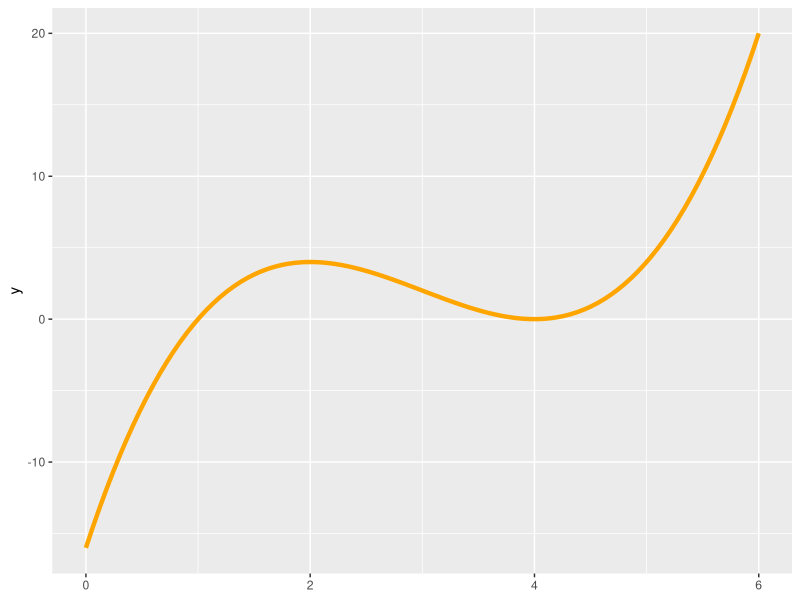
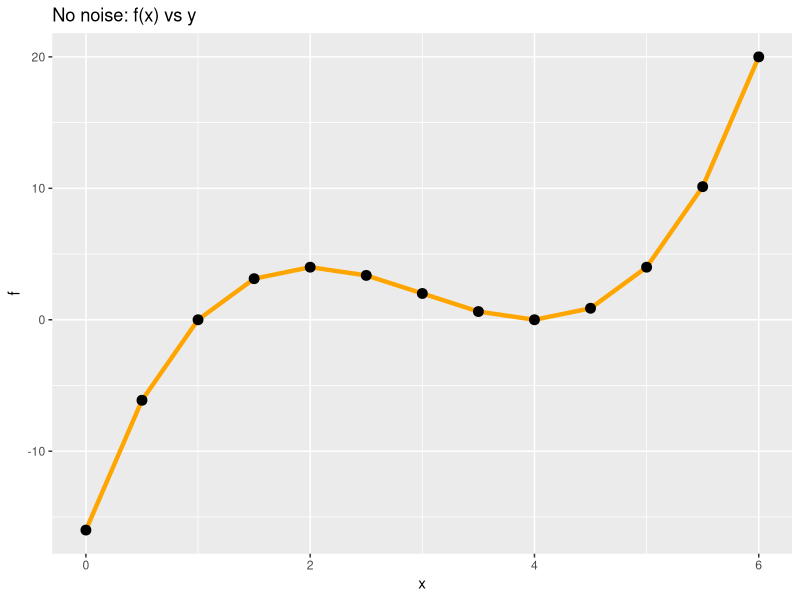
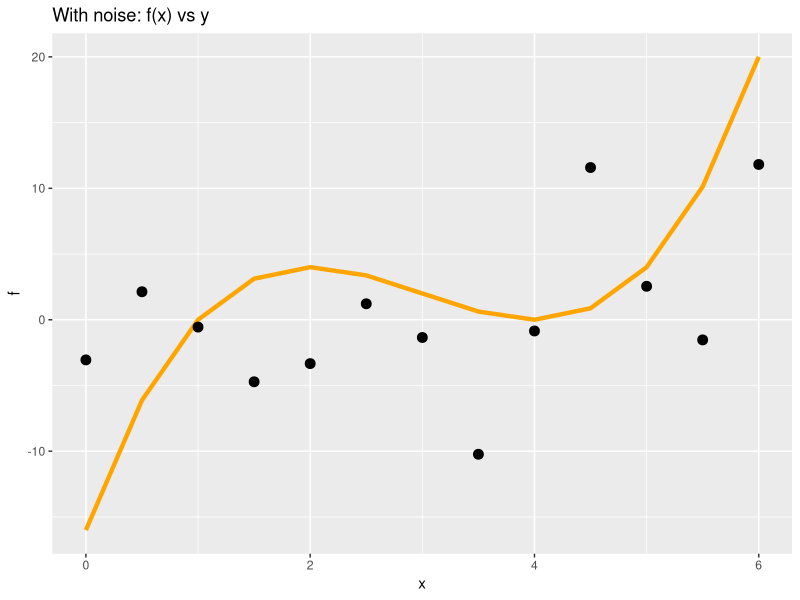
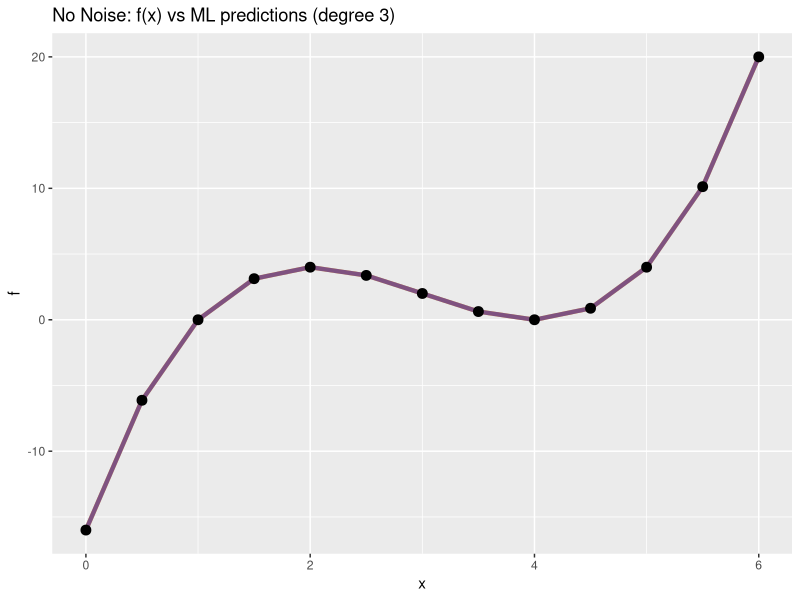
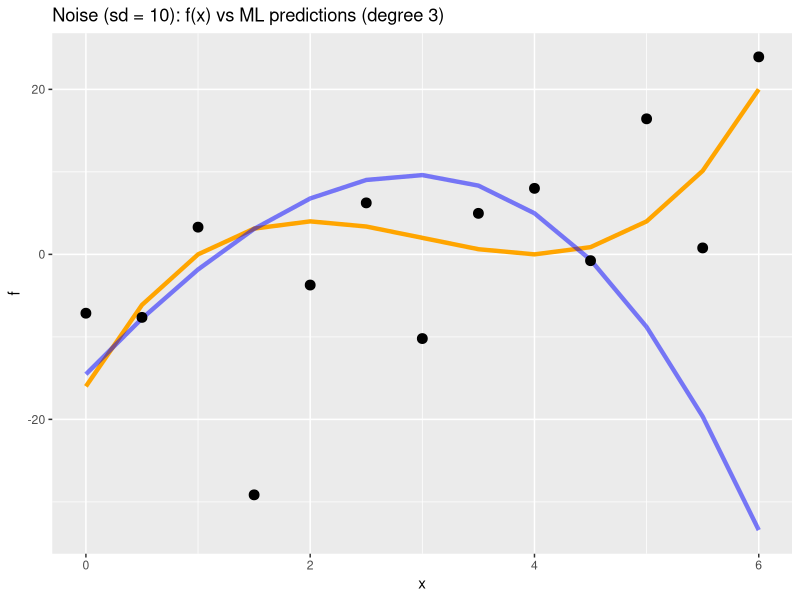
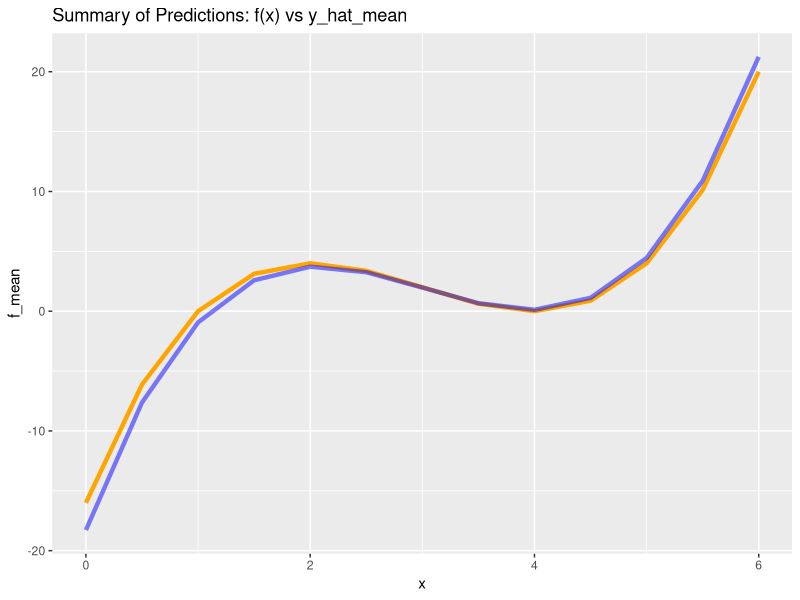

Source code (R) for these figures, in order:
## ---- chunk 1
library(tidyverse)
## ---- chunk 2
# Define f, the conditional expectation function (ground truth)
f <- function(x) -16 + 24*x - 9*x^2 + x^3
ggplot() +
  geom_function(fun = f, xlim = c(0, 6), color = "orange", linewidth = 1.5)
## ---- chunk 3
# Define draw, a function that draws a data sample
#   at    A vector of predictors x. If NULL (the default), predictors are drawn randomly between 0 and 6
#   sd    The standard deviation of epsilon
draw <- function(at = NULL, n, sd, fun = f) {
  if (is.null(at)) at <- runif(n = n, min = 0, max = 6) 
  tibble(x = at,
         f = f(x),
         epsilon = rnorm(n = length(x), mean = 0, sd = sd),
         y = f(x) + epsilon)
}
## ---- chunk 4
# `draw` mode 1: draw a sample of 5 observations, using random values of x
set.seed(123)
draw1 <- draw(n = 5, sd = 0)
print(draw1)
## ---- chunk 5
# `draw` mode 2: draw a sample where the predictors are fixed at values from 0 to 6 in increments of 0.5
draw2 <- draw(at = seq(0, 6, by = 0.5), n = NULL, sd = 10)
print(draw2)
## ---- chunk 6
# Plot f and y with a data sample of size 13, no noise (sd = 0)
no_noise_data <- draw(at = seq(0, 6, by = 0.5), n = NULL, sd = 0)

ggplot(no_noise_data, aes(x = x)) +
  geom_line(aes(y = f), color = "orange", size = 1.5) +
  geom_point(aes(y = y), color = "black", size = 3) +
  ggtitle("No noise: f(x) vs y")

## ---- chunk 7
# Plot f and y with a data sample of size 13, more noise (sd = 10)
noise_data <- draw(at = seq(0, 6, by = 0.5), n = NULL, sd = 10)

ggplot(noise_data, aes(x = x)) +
  geom_line(aes(y = f), color = "orange", size = 1.5) +
  geom_point(aes(y = y), color = "black", size = 3) +
  ggtitle("With noise: f(x) vs y")

## ---- chunk 8
# Define f_hat, the machine learning algorithm. 
# Output
#   A data frame consisting of x from test_data and the corresponding predictions y_hat = f_hat(x)
f_hat <- function(test_data, training_data, deg) {
  y_hat <- lm(y ~ poly(x, degree = deg, raw = TRUE), data = training_data) %>% 
    predict.lm(newdata = test_data)
  mutate(test_data, y_hat = y_hat)
}
## ---- chunk 9
# Plot f with a training data and test data predictions
test_data <- draw(at = seq(0, 6, by = 0.5), n = NULL, sd = 0)
training_data <- draw(n = 10, sd = 0)

# Estimating cubic model (degree = 3)
f_hat_no_noise <- f_hat(test_data = test_data, training_data = training_data, deg = 3)

# Plotting
ggplot(test_data, aes(x = x)) +
  geom_line(aes(y = f), color = "orange", size = 1.5) +
  geom_line(data = f_hat_no_noise, aes(y = y_hat), color = "blue", size = 1.5, alpha = 0.5) +
  geom_point(aes(y = y), color = "black", size = 3) +
  ggtitle("No Noise: f(x) vs ML predictions (degree 3)")


## ---- chunk 10
# Plot f with a training data and test data predictions
test_data_noise <- draw(at = seq(0, 6, by = 0.5), n = NULL, sd = 10)
training_data_noise <- draw(n = 10, sd = 10)

# Estimating cubic model (degree = 3)
f_hat_noise <- f_hat(test_data = test_data_noise, training_data = training_data_noise, deg = 3)

# Plotting
ggplot(test_data_noise, aes(x = x)) +
  geom_line(aes(y = f), color = "orange", size = 1.5) +
  geom_line(data = f_hat_noise, aes(y = y_hat), color = "blue", size = 1.5, alpha = 0.5) +
  geom_point(aes(y = y), color = "black", size = 3) +
  ggtitle("Noise (sd = 10): f(x) vs ML predictions (degree 3)")


## ---- chunk 11
# How many iterations (start with 2 iterations, then increase to 1,000 once the code is working)
iters <- 1000  # Number of iterations
f_hat_list <- vector("list", iters)

for (i in 1:iters) {
  training_data <- draw(n = 10, sd = 10)
  f_hat_list[[i]] <- f_hat(test_data = test_data_noise, training_data = training_data, deg = 3)
}

# Combine the results into one long data frame
f_hat_combined <- bind_rows(f_hat_list)
## ---- chunk 12
f_hat_sum <- f_hat_combined %>%
  group_by(x) %>%
  summarise(
    y_hat_mean = mean(y_hat),
    f_mean = mean(f),
    mse = mean((y - y_hat)^2),
    noise = mean(epsilon^2),
    bias_squared = mean((f - y_hat_mean)^2),
    variance = var(y_hat)
  )

print(f_hat_sum)

## ---- chunk 13
ggplot(f_hat_sum, aes(x = x)) +
  geom_line(aes(y = f_mean), color = "orange", size = 1.5) +
  geom_line(aes(y = y_hat_mean), color = "blue", size = 1.5, alpha = 0.5) +
  ggtitle("Summary of Predictions: f(x) vs y_hat_mean")
## ---- chunk 14
# Average MSE when estimating f as a cubic function of x
mse_cubic <- mean(f_hat_sum$mse)
print(paste("Average MSE for cubic function: ", round(mse_cubic, 3)))
# Repeat the ML process for degree = 1
f_hat_list_linear <- vector("list", iters)

for (i in 1:iters) {
  training_data <- draw(n = 10, sd = 10)
  f_hat_list_linear[[i]] <- f_hat(test_data = test_data_noise, training_data = training_data, deg = 1)
}

# Combine the results into one long data frame
f_hat_combined_linear <- bind_rows(f_hat_list_linear)

# Summarise the results for the linear model (deg = 1)
f_hat_sum_linear <- f_hat_combined_linear %>%
  group_by(x) %>%
  summarise(
    y_hat_mean = mean(y_hat),
    f_mean = mean(f),
    mse = mean((y - y_hat)^2),
    noise = mean(epsilon^2),
    bias_squared = mean((f - y_hat_mean)^2),
    variance = var(y_hat)
  )

# Calculate the average MSE for the linear model (deg = 1)
mse_linear <- mean(f_hat_sum_linear$mse)
print(paste("Average MSE for linear function: ", round(mse_linear, 3)))

# Compare bias and variance for cubic and linear models
bias_squared_cubic <- mean(f_hat_sum$bias_squared)
variance_cubic <- mean(f_hat_sum$variance)
print(paste("Average bias^2 for cubic model: ", round(bias_squared_cubic, 3)))
print(paste("Average variance for cubic model: ", round(variance_cubic, 3)))

bias_squared_linear <- mean(f_hat_sum_linear$bias_squared)
variance_linear <- mean(f_hat_sum_linear$variance)
print(paste("Average bias^2 for linear model: ", round(bias_squared_linear, 3)))
print(paste("Average variance for linear model: ", round(variance_linear, 3)))


